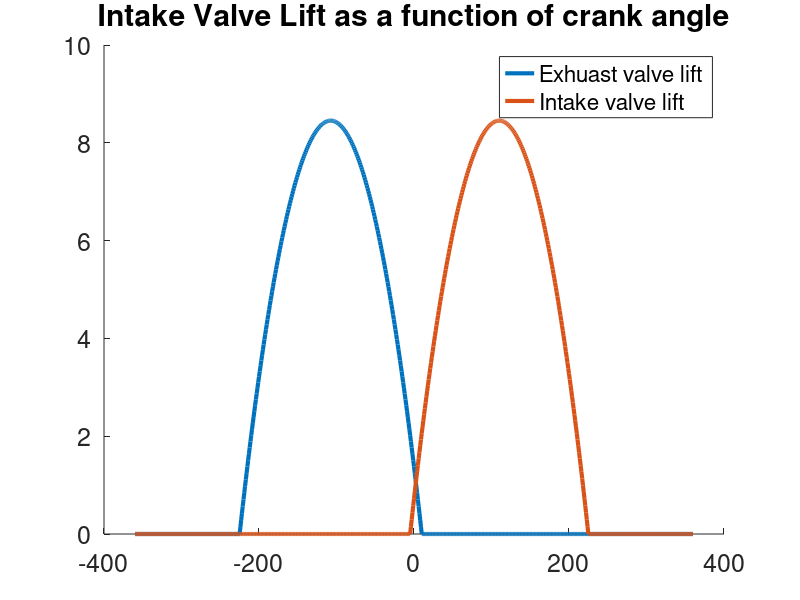
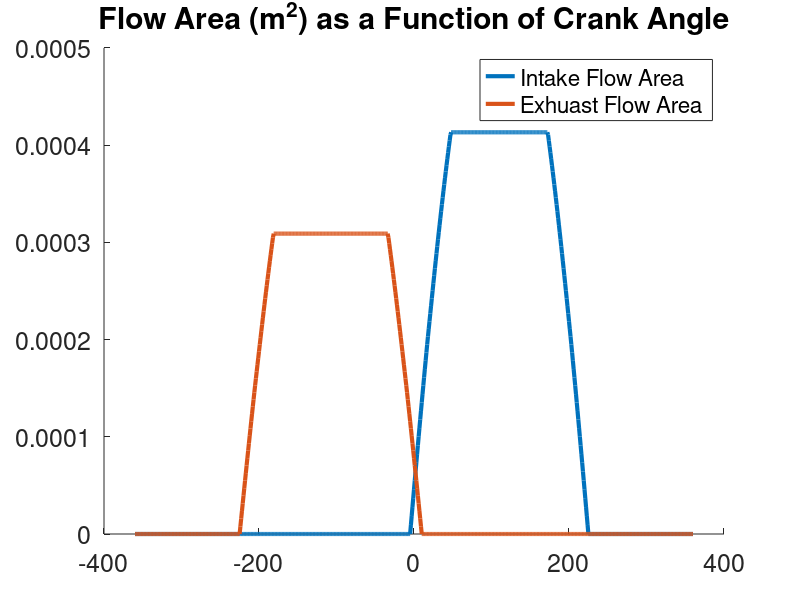
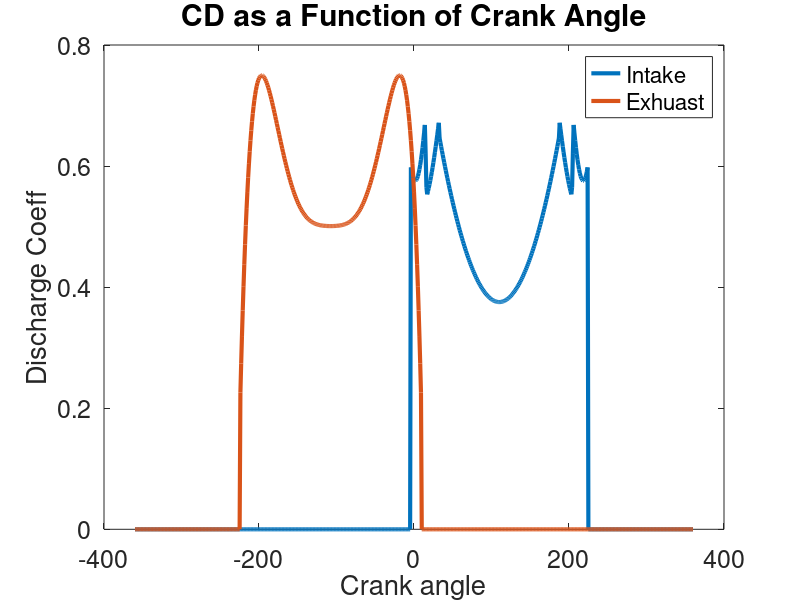
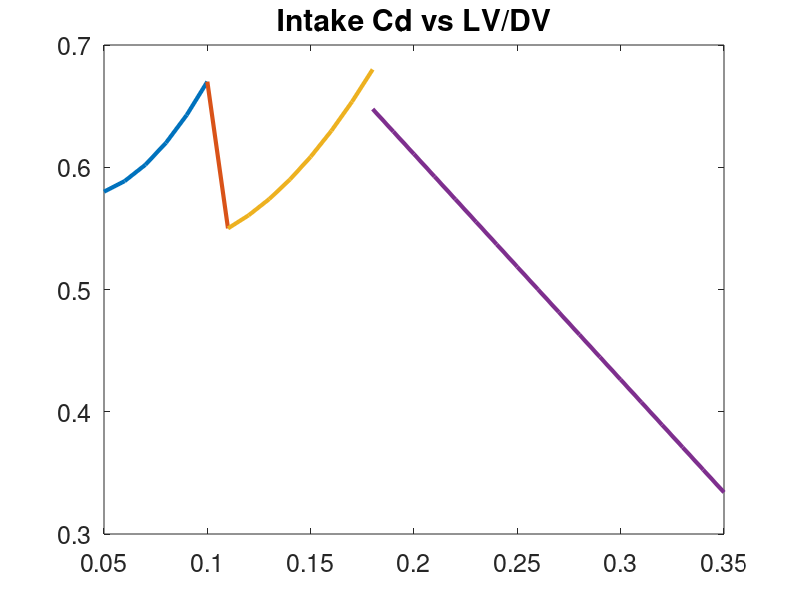

Reproduce these figures in MATLAB, in order. (Note: this script raises an error after producing the figures.)
%Air intate
clear all
clc
close all

set(0, 'DefaultAxesFontWeight', 'normal', ...
      'DefaultAxesFontSize', 18, ...
      'DefaultAxesFontAngle', 'normal', ... 
      'DefaultAxesFontWeight', 'normal', ... 
      'DefaultAxesTitleFontWeight', 'bold', ...
      'DefaultAxesTitleFontSizeMultiplier', 1.2) ;
set(groot,'defaultLineLineWidth',3)
bore = 7.045/100;
r_bs =  1.1
stroke = bore/r_bs;
max_v_lift = .12 * bore; %meter
x = [-360 : 1: 360];
y1 = -1*(x.^2 -220*x - 1125);

max_y =max(y1);
% Recreating Heywood 225
intake_lift = -(max_v_lift/max_y)*(x.^2 -220*x - 1125);



hold on
y2 = -1.*(x.^2 + 215*x - 2250);
max_2 = max(y2);


exhuast_lift = -1 * (max_v_lift/max_2) .*(x.^2 + 215*x - 2250);
for i = 1:length(intake_lift)
    if intake_lift(i) < 0
        intake_lift(i) = 0;
    end
    
    if exhuast_lift(i) < 0
        exhuast_lift(i) = 0;
    end
end

plot(x, exhuast_lift*1000);
plot(x,intake_lift*1000);
title('Intake Valve Lift as a function of crank angle')
ylim([0,10]);
legend('Exhuast valve lift','Intake valve lift')
set(gcf, 'Units', 'Normalized', 'OuterPosition', [0, 0.04, 1, 0.96]);
saveas(gcf,'Valve Lift vs Crank.png')

for i = 1:length(intake_lift)
    if intake_lift(i) < 0
        intake_lift(i) = 0;
    end
    
    if exhuast_lift(i) < 0
        exhuast_lift(i) = 0;
    end
end

%%

% Fuerg 5.11
D_in = .333 * bore;
D_ex = .29 * bore ;
DS_in = .21 * D_in;
DS_ex = .24 * D_ex;

DV_in = 1.1 * D_in;
DV_ex = 1.1*D_ex;

DP_in = D_in;
DP_ex = D_ex;

% USe 221 nd 222 to find rest
w_ex = D_ex * (1.11 - 1)/2;
w_in = D_in * (1.11 - 1)/2; %P 221, 30 degrees

DM_in = DV_in - w_in
DM_ex = DV_ex - w_ex

B = 30 * pi/180;

for i = 1: length(intake_lift)
    if (w_in /(sin(B) * cos(B))) > intake_lift(i) && intake_lift(i)>0
        Am_in(i) = pi * intake_lift(i)*cos(B) * (DV_in - 2*w_in + (intake_lift(i)/2)*sin(2* B));
        disp('I 1')
    elseif (((((DP_in^2 - DS_in^2)/(4*(DM_in)))^2 - w_in^2)^(1/2) + w_in * tan(B)) >= intake_lift(i) ...
            && (w_in /(sin(B) * cos(B))) < intake_lift(i) ...
            && intake_lift(i)>0)
        Am_in(i) = pi *  DM_in * sqrt((intake_lift(i) - w_in * tan(B))^2 + w_in^2);
        disp('I2')
    elseif intake_lift(i)>0
        Am_in(i) = pi * (DP_in^2 - DS_in^2)/4;
        disp('I3')
    else
        Am_in(i) = 0;

    end
end

for i = 1: length(exhuast_lift)
    if (w_ex /(sin(B) * cos(B))) > exhuast_lift(i) && exhuast_lift(i)>0
        Am_ex(i) = pi * exhuast_lift(i)*cos(B) * (DV_ex - 2*w_ex + (exhuast_lift(i)/2)*sin(2* B));

    elseif sqrt(((DP_ex^2 - DS_ex^2)/(4*(DM_ex)))^2  - w_ex^2) + w_ex * tan(B) >= exhuast_lift(i) && exhuast_lift(i)>0
        Am_ex(i) = pi *  (DM_ex) * sqrt((exhuast_lift(i) - w_ex * tan(B))^2 + w_ex^2);     

    elseif exhuast_lift(i)>0
        Am_ex(i) = pi * (DP_ex^2 - DS_ex^2)/4;

    else
         Am_ex(i) = 0;
    end
    
end
 
figure
hold on 
plot(x,Am_in)
plot(x, Am_ex)

legend('Intake', 'Exhuast')
title('Flow Area (m^2) as a Function of Crank Angle')
legend('Intake Flow Area', 'Exhuast Flow Area')
set(gcf, 'Units', 'Normalized', 'OuterPosition', [0, 0.04, 1, 0.96]);
saveas(gcf,'Flow Area vs Crank.png')


%% ex
cd_ex = .5 + .5 .* [  1.2 1.5 1.6 1 .4 .2 0]./3.2


lv_dv_ex = [.1 .15 .2 .25 .3 .35 .4]
plot(lv_dv_ex, cd_ex)
fit = polyfit(lv_dv_ex, cd_ex,  3)
val = polyval(fit, .1:.01:.3)
hold on
plot(.1:.01:.3, val)
ylim([0 1])
xlim([0 .3])

%% intake Cd vs lv/dv
figure

l_in1 = [.05 .08 .1]
c_1 = [.58 .62 .67]

l_in2 = [.1 .11]
c_2 = [.67 .55] 

l_in3 = [.11 .14 .18]
c_3 = [.55 .59 .68]

l_in4 = [.18 .21 .24 .28]
c_4 = [.68 .55 .53 .48]

fit1 = polyfit(l_in1, c_1,  3)
val1 = polyval(fit1, .05:.01:.1)
plot(.05:.01:.1, val1)
hold on
fit2 = polyfit(l_in2, c_2,  1)
val2 = polyval(fit2, l_in2)
plot(l_in2, val2)

fit3 = polyfit(l_in3, c_3,  2)
val3 = polyval(fit3, .11:.01:.18)
plot(.11:.01:.18, val3)

fit4 = polyfit(l_in4, c_4,  1)
val4 = polyval(fit4, .18:.01:.35)
plot(.18:.01:.35, val4)

title('Intake Cd vs LV/DV')
%%


for i = 1: length(intake_lift)
    lv_dv(i) = intake_lift(i)/DV_in;
    if lv_dv(i) < .1 && lv_dv(i) > 0
        CD_in(i) = polyval(fit1, lv_dv(i));
    elseif lv_dv(i) <= .11 && lv_dv(i) > 0
        CD_in(i) = polyval(fit2, lv_dv(i));
    elseif lv_dv(i) <= .18 && lv_dv(i) > 0
        CD_in(i) = polyval(fit3, lv_dv(i));
    elseif lv_dv(i) > 0 
        CD_in(i) = polyval(fit4, lv_dv(i));
    else
        CD_in(i) = 0;
    end
    
    
    lv_dv2(i) = exhuast_lift(i)/DV_ex;
    CD_ex(i) = polyval(fit, lv_dv2(i));
    if exhuast_lift(i) == 0
        CD_ex(i) = 0;
    end
    
    
end 
figure
plot(x, CD_in)
hold on
plot(x, CD_ex)
title('CD as a Function of Crank Angle')
xlabel('Crank angle')
ylabel("Discharge Coeff")
legend('Intake', 'Exhuast')
set(gcf, 'Units', 'Normalized', 'OuterPosition', [0, 0.04, 1, 0.96]);
saveas(gcf,'CD vs Crank.png')
%%
N = 5000
N = 15000
for theta = 0:360
    time = (theta/360) * (1/(N/60));
end

%% Exhuast
N = 8000
To = 1.9286e+03 ;%k
gamma = calc_gamma(To);
P_external_e = 101325; %pa

R = 287;
Co = sqrt(gamma * R * To);
P_cylinder_e = 6.6417e+05; % Pascals
rho_cylinder = P_cylinder_e/(R * To); %Kg/m3
Ma = 3.335683867042752e-04; %Kg
% D_ex is diamter
%x = [-360 : 1: 360];
theta = [-360 : 360];
time = (theta./360) .* (1/(N/60)); %seconds
for i = 1:length(theta)
    v(i) = calc_volume(theta(i));
end

temp = To;
pressure = P_cylinder_e * ones(1,length(theta));
mass = Ma;
d_mass_d_time = 0;
delta_t = time(2) - time(1);
rho = rho_cylinder

for i = 1:length(theta)-1
    rho(i) = pressure(i)/(R * temp(i));
    lift = exhuast_lift(i);
    min_area = Am_ex(i) ; %meters
    gamma = calc_gamma(temp(i));
    Cd = CD_ex(i);
    if pressure(i) > P_external_e 
        %could make rho consrtant i gues?
        m_dot(i) = -1*Cd * rho(i) * min_area * Co * sqrt((2/(gamma-1)) * ((P_external_e/pressure(i))^(2/gamma) - ...
        (P_external_e/pressure(i))^((gamma+1)/gamma))) ;
    else
        % Flow into cylinder from exhuast
        m_dot(i) =   Cd * rho_cylinder * min_area * Co * sqrt((2/(gamma-1)) * ((P_external_e/pressure(i))^(2/gamma) - ...
        (P_external_e/pressure(i))^((gamma+1)/gamma)));
        disp('reverse')
    end
    
    % Choked flow?
    velocity(i) = abs(m_dot(i))/(rho(i) * min_area);
    sound_speed(i) = sqrt(gamma * R *  temp(i));
        
    if velocity(i) > sound_speed(i)
        m_dot(i) = Cd * rho_cylinder * min_area * Co *(2/(gamma + 1)) ^ ((gamma + 1)/(2 *(gamma - 1)));
        disp('hoke')
        disp(i)
    end
    d_mass_d_time = m_dot(i);
    mass(i + 1) = mass(i) + delta_t * d_mass_d_time;
    temp(i+1) = temp(i);
    if m_dot(i) ~= 0
        pressure(i + 1) =  mass(i + 1) * R * temp(i+1)/v(i+1);
    end
    

end

%U = sqrt(2* gamma/(gamma - 1) * (Po/rho0) * (1 - (Pv/Po)^((gamma - 1)/gamma)))

%plot( theta(1 :720), rho)
%plot( theta, mass)

V_eff = 1 - mass(end)/mass(1)

figure
plot( theta, pressure)
title('Pressure of cylinder during exhuast as a function of crank angle')
set(gcf, 'Units', 'Normalized', 'OuterPosition', [0, 0.04, 1, 0.96]);
saveas(gcf,'P exhuast vs crank.png')

figure
plot(theta, mass)
title('Air mass in cylinder during exhuast as a function of crank angle')
set(gcf, 'Units', 'Normalized', 'OuterPosition', [0, 0.04, 1, 0.96]);
saveas(gcf,'Air mass exhaust vs crank.png')

figure
plot(theta(1:720), m_dot)
title('M dot during exhuast as a function of crank angle')
set(gcf, 'Units', 'Normalized', 'OuterPosition', [0, 0.04, 1, 0.96]);
saveas(gcf,'M dot vs Crank Angle.png')
